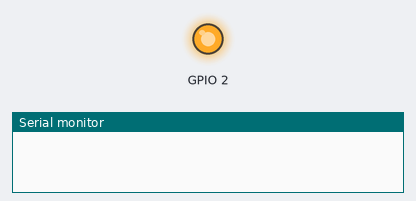
Recording of a sketch running on a simulated ESP32. On the bench: output pins drawn as LEDs (lit = HIGH), the last lines printed to the serial monitor.

Above: at 0.2 s.
At 9.4 s:
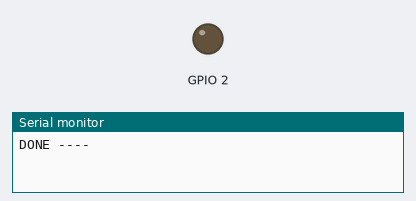
Timing chart, 0 to 15.6 s (numbered marks = the images above):
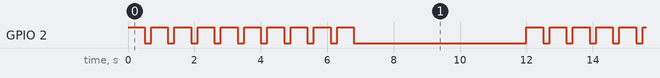

The sketch:

led-flashing-finite.ino
```cpp
# include "WiFi.h"

void setup() {
  // Serial.begin(115200);
  pinMode(2, OUTPUT);
  // Serial.println("set up done");
}

void loop() {
  // Serial.println("Starting...");

  for (int i = 0; i < 10; i++) {
    digitalWrite(2, HIGH);
    // Serial.println("i = " + i);
    delay(500);
    digitalWrite(2, LOW);
    delay(200);
  }

  Serial.println("DONE ----");
  delay(5000);
}
```

Measured:
- by itself, GPIO 2: repeats every 12.0 s: 9 × (LOW 0.20 s, HIGH 0.50 s), LOW 5.2 s, HIGH 0.50 s
- by itself, everything shown: repeats every 12.0 s, in 20 steps
